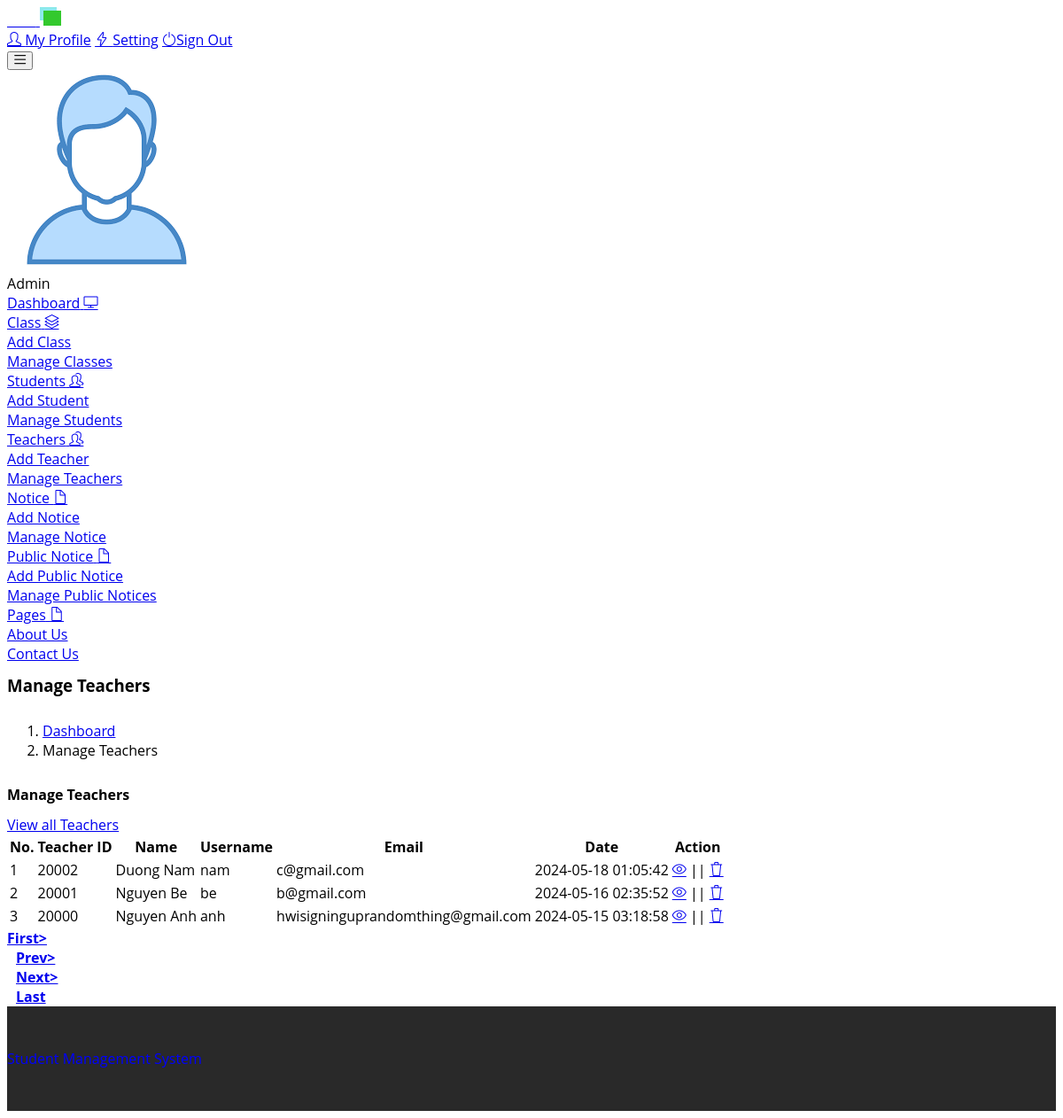
Page /admin/manage-teacher.php on the committed database.
### tables this page shows
CREATE TABLE `tblteacher` (
  `ID` int(11) NOT NULL,
  `TeacherName` varchar(50) DEFAULT NULL,
  `Email` varchar(50) DEFAULT NULL,
  `Gender` varchar(7) DEFAULT NULL,
  `UserName` varchar(50) DEFAULT NULL,
  `Password` varchar(200) DEFAULT NULL,
  `ContactNumber` bigint(15) DEFAULT NULL,
  `CreationTime` timestamp NULL DEFAULT current_timestamp(),
  `role_id` int(11) NOT NULL DEFAULT 2,
  `TeaID` varchar(10) DEFAULT NULL,
  `is2FA` boolean DEFAULT false
);

### admin/manage-teacher.php (the view, shortened to what this page needs)
<?php
include('../includes/dbconnection.php');
?>
<!DOCTYPE html>
<html lang="en">
  <head>
    <link rel="stylesheet" href="vendors/simple-line-icons/css/simple-line-icons.css">
    <link rel="stylesheet" href="vendors/flag-icon-css/css/flag-icon.min.css">
    <link rel="stylesheet" href="vendors/css/vendor.bundle.base.css">
    <link rel="stylesheet" href="./vendors/daterangepicker/daterangepicker.css">
    <link rel="stylesheet" href="./vendors/chartist/chartist.min.css">
    <link rel="stylesheet" href="./css/style.css">
  </head>
  <body>
    <div class="container-scroller">
     <?php include_once('includes/header.php');?>
      <div class="container-fluid page-body-wrapper">
        <?php include_once('includes/sidebar.php');?>
        <div class="main-panel">
          <div class="content-wrapper">
             <div class="page-header">
              <h3 class="page-title"> Manage Teachers </h3>
              <nav aria-label="breadcrumb">
                <ol class="breadcrumb">
                  <li class="breadcrumb-item"><a href="dashboard.php">Dashboard</a></li>
                  <li class="breadcrumb-item active" aria-current="page"> Manage Teachers</li>
                </ol>
              </nav>
            </div>
            <div class="row">
              <div class="col-md-12 grid-margin stretch-card">
                <div class="card">
                  <div class="card-body">
                    <div class="d-sm-flex align-items-center mb-4">
                      <h4 class="card-title mb-sm-0">Manage Teachers</h4>
                      <a href="#" class="text-dark ml-auto mb-3 mb-sm-0"> View all Teachers</a>
                    </div>
                    <div class="table-responsive border rounded p-1">
                      <table class="table">
                        <thead>
                          <tr>
                            <th class="font-weight-bold">No.</th>
                            <th class="font-weight-bold">Teacher ID</th>
                            <th class="font-weight-bold">Name</th>
                            <th class="font-weight-bold">Username</th>
                            <th class="font-weight-bold">Email</th>
                            <th class="font-weight-bold">Date</th>
                            <th class="font-weight-bold">Action</th>
                          </tr>
                        </thead>
                        <tbody>
                           <?php
                            if (isset($_GET['pageno'])) {
            $pageno = $_GET['pageno'];
        } else {
            $pageno = 1;
        }
        $no_of_records_per_page = 15;
        $offset = ($pageno-1) * $no_of_records_per_page;
       $ret = "SELECT ID FROM tblteacher";
$query1 = $dbh -> prepare($ret);
$query1->execute();
$total_rows=$query1->rowCount();
$total_pages = ceil($total_rows / $no_of_records_per_page);
$sql="SELECT TeaID,ID as tid,TeacherName,Email,CreationTime,UserName from tblteacher ORDER BY CreationTime DESC limit $offset, $no_of_records_per_page";
$query = $dbh -> prepare($sql);
$query->execute();
$results=$query->fetchAll(PDO::FETCH_OBJ);
$cnt=1;
if($query->rowCount() > 0)
{
foreach($results as $row)
{               ?>
                          <tr>
                            <td><?php echo htmlentities($cnt);?></td>
                            <td><?php  echo htmlentities($row->TeaID);?></td>
                            <td><?php  echo htmlentities($row->TeacherName);?></td>
                            <td><?php  echo htmlentities($row->UserName);?></td>
                            <td><?php  echo htmlentities($row->Email);?></td>
                            <td><?php  echo htmlentities($row->CreationTime);?></td>
                            <td>
                              <div><a href="edit-teacher-detail.php?editid=<?php echo htmlentities ($row->tid);?>"><i class="icon-eye"></i></a>
                                                || <a href="manage-teacher.php?delid=<?php echo ($row->tid);?>" onclick="return confirm('Do you really want to Delete ?');"> <i class="icon-trash"></i></a></div>
                            </td>
                          </tr><?php $cnt=$cnt+1;}} ?>
                        </tbody>
                      </table>
                    </div>
                    <div align="left">
    <ul class="pagination" >
        <li><a href="?pageno=1"><strong>First></strong></a></li>
        <li class="<?php if($pageno <= 1){ echo 'disabled'; } ?>">
            <a href="<?php if($pageno <= 1){ echo '#'; } else { echo "?pageno=".($pageno - 1); } ?>"><strong style="padding-left: 10px">Prev></strong></a>
        </li>
        <li class="<?php if($pageno >= $total_pages){ echo 'disabled'; } ?>">
            <a href="<?php if($pageno >= $total_pages){ echo '#'; } else { echo "?pageno=".($pageno + 1); } ?>"><strong style="padding-left: 10px">Next></strong></a>
        </li>
        <li><a href="?pageno=<?php echo $total_pages; ?>"><strong style="padding-left: 10px">Last</strong></a></li>
    </ul>
</div>
                  </div>
                </div>
              </div>
            </div>
          </div>
         <?php include_once('includes/footer.php');?>
        </div>
      </div>
  </body>
</html><?php   ?>

### css/style.css (style rules this page uses)
html, body { font-family: 'Open Sans', sans-serif; font-size: 100%; background: #FFf; }
body a { transition:0.5s all; -webkit-transition:0.5s all; -moz-transition:0.5s all; -o-transition:0.5s all; -ms-transition:0.5s all; }
h1,h2,h3,h4,h5,h6 { margin:0; }
ul { margin:0; padding:0; }
.grid_5 h1, h2, h3, h4, h5, h6 { padding: 12px 0; }

### rows in the picture
tblteacher: TeaID "20002", TeacherName "Duong Nam", UserName "nam", Email "c@gmail.com", CreationTime "2024-05-18 01:05:42"
tblteacher: TeaID "20001", TeacherName "Nguyen Be", UserName "be", Email "b@gmail.com", CreationTime "2024-05-16 02:35:52"
tblteacher: TeaID "20000", TeacherName "Nguyen Anh", UserName "anh", Email "hwisigninguprandomthing@gmail.com", CreationTime "2024-05-15 03:18:58"
